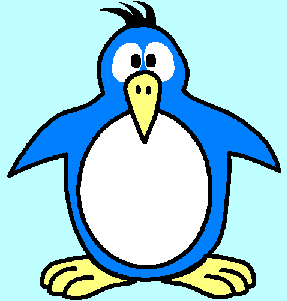
#> input picture input_image.bmp, 287 x 301 px
$ python detect.py
#> lines starting #> are read from the running program, lines starting #| are printed output that depends on the picture
#> the answer given: input_image.bmp
#> the answer given: input_image.bmp
# Detect image-based steganography
from PIL import Image

def detect(encoded_image, detected_image):
#> called with encoded_image = 'input_image.bmp', detected_image = 'input_image.bmp'
    image = Image.open(fp=encoded_image, mode='r')
#> image is the input picture: PIL image 287x301 RGB; mean R, G, B 158.7, 208.9, 220.8
    width, heigth = image.size
#> width = 287; heigth = 301
    for y in range(heigth):
        for x in range(width):
            pixel = list(image.getpixel((x, y)))
            for k in range(len(pixel)):
                if pixel[k] % 2 == 0:
                    pixel[k] = 1
                elif pixel[k] % 2 == 1:
                    pixel[k] = 255
            image.putpixel((x, y), tuple(pixel))
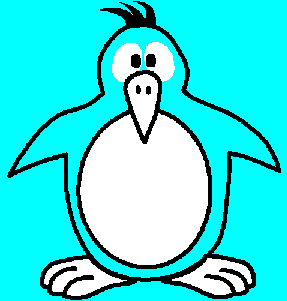
#> image: PIL image 287x301 RGB; mean R, G, B 61, 227, 227
    image.save(detected_image)
    image.close()

# The main program
if __name__ == '__main__':
    sample_image = input('Image file name that you want to analyze: ')
    detected_image = input('New image file name: ')
    detect(sample_image, detected_image)
